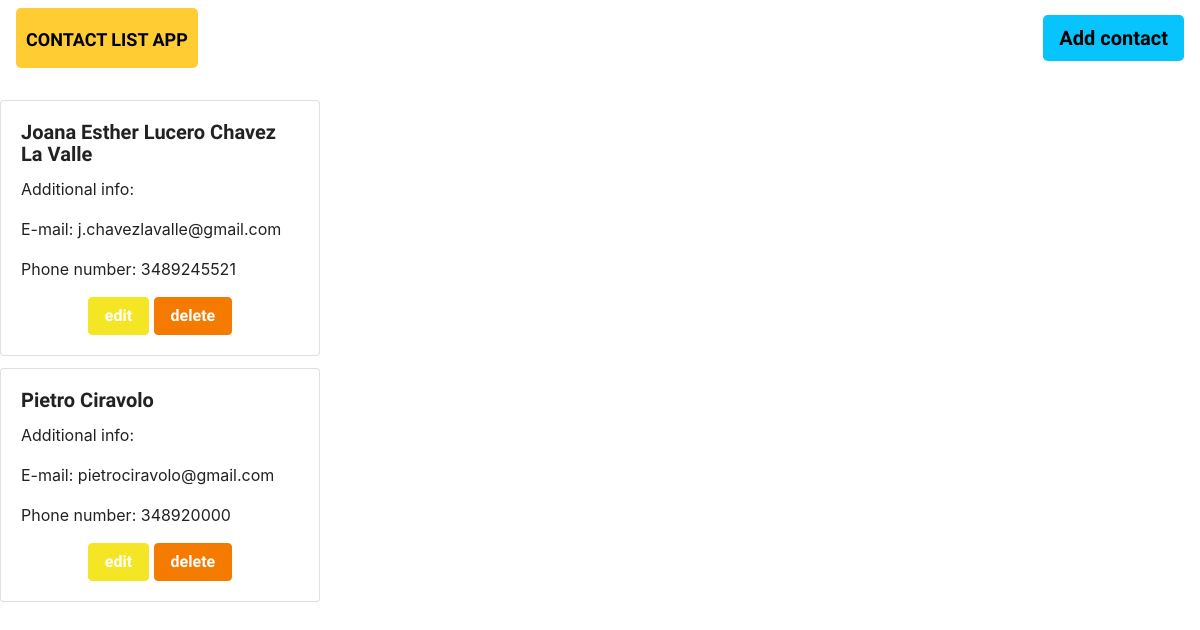
Before: / with the older database file.
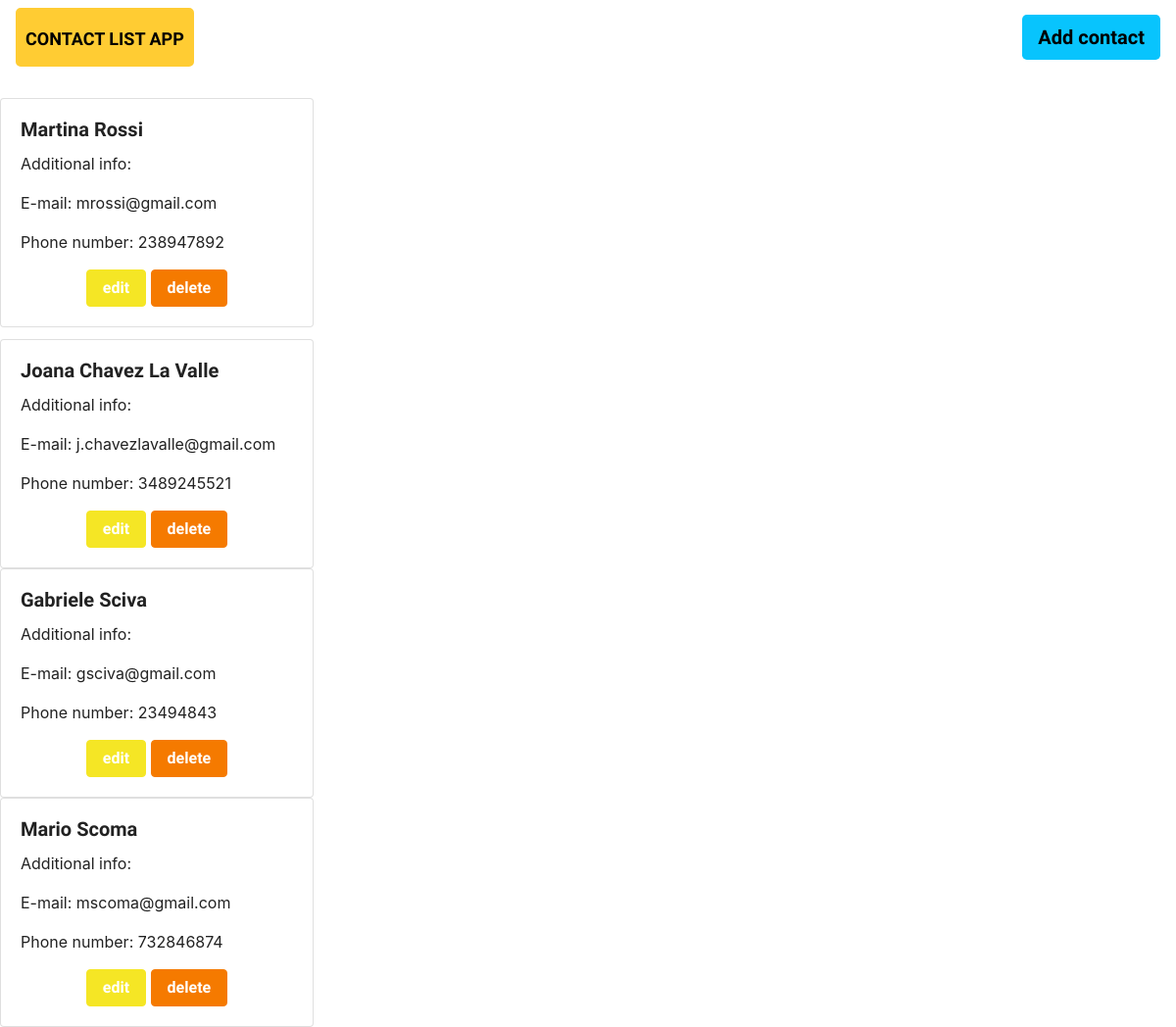
After: the same page with the newer database file.
### contacts/models.py (models this page shows)
class Contact(models.Model):
    first_name = models.CharField(max_length=50)
    family_name = models.CharField(max_length=50)
    email = models.CharField(max_length=50)
    phone = models.CharField(max_length=20)

### contacts/views.py (the view, shortened to what this page needs)
# urls.py: path('', views.ContactList.as_view(), name='index'),
class ContactList(APIView):
    def get(self, request, format=None):
        contacts = Contact.objects.all()
        serializer = ContactSerializer(contacts, many=True)
        return render(request, 'contacts/contact_list.html', {'contactlist': contacts})

### templates/contacts/contact_list.html (shortened to what this page needs)
<!DOCTYPE html>
{% load static %}
<html>
<head>
    <link rel="stylesheet" href="{% static 'css/bootstrap.min.css' %}" type='text/css'>
</head>
<body>
<nav class="navbar navbar-light">
    <a href="{% url 'index' %}" class="navbar-brand" style="background-color:#FFCC33;color:#000000;border-width:10px;border-color:#FFCC33;border-style:solid;border-spacing:30px;border-radius: 5px;">Contact List App</a>
    <a href="{% url 'add_contact' %}" class="navbar-link btn-lg" style="background-color:rgb(8, 196, 253);color:#000000;">Add contact</a>
</nav>
<br>
{% block content %}
<div class="card-columns">
    {% for contact in contactlist %}
    <div class="card" style="width: 20rem;">
  <div class="card-body">
    <h5 class="card-title">{{ contact.first_name }}  {{ contact.family_name }} </h5>
    <p> Additional info:</p>
    <p class="card-text">E-mail: {{ contact.email }}</p>
    <p class="card-text">Phone number: {{ contact.phone }}</p>
   <center>
       <a href="update/{{contact.id}}" class="btn btn-warning" id = '{{contact.id}}'>edit</a>
       <a href="delete/{{contact.id}}" class="btn btn-danger" id = '{{contact.id}}'>delete</a>
    </center>
    </div>
  </div>
</div>
    {% endfor %}
{% endblock %}
</body>
</html>

Changed rows visible on the page:
removed Contact: first_name "Joana Esther Lucero", family_name "Chavez La Valle", email "j.chavezlavalle@gmail.com", phone "3489245521"
removed Contact: first_name "Pietro", family_name "Ciravolo", email "pietrociravolo@gmail.com", phone "348920000"
added Contact: first_name "Martina", family_name "Rossi", email "mrossi@gmail.com", phone "238947892"
added Contact: first_name "Joana", family_name "Chavez La Valle", email "j.chavezlavalle@gmail.com", phone "3489245521"
added Contact: first_name "Gabriele", family_name "Sciva", email "gsciva@gmail.com", phone "23494843"
added Contact: first_name "Mario", family_name "Scoma", email "mscoma@gmail.com", phone "732846874"
